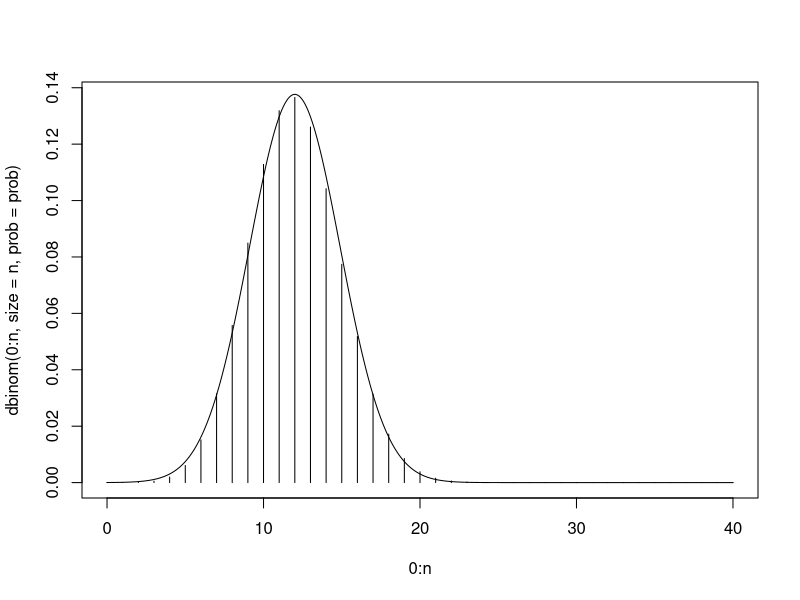
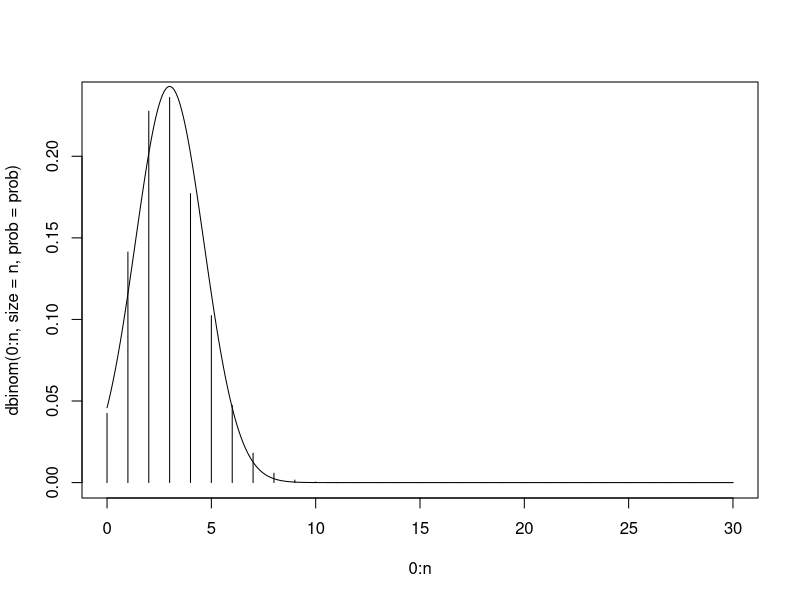

These charts were generated, in order, by the following R code:
## ---- chunk 1
set.seed(42)
my_unif<- runif(30)
is.vector (my_unif)
## ---- chunk 2
my_unif[1:10]
my_unif[c(1:3, 15:17)]

## ---- chunk 3
sort(my_unif)
## ---- chunk 4
char_vec<-c('dar', "adf", "E2", '13da')
sort(char_vec)
## ---- chunk 5
data(trees)
trees
str(trees)
## ---- chunk 6
trees$Height
## ---- chunk 7
attributes(trees)
names(trees)
colnames(trees)[2:3] #subset of second and third elements
## ---- chunk 8
is.list(trees) #is this a list?
is.data.frame(trees) #is this a data frame
## ---- chunk 9
trees[1] #return first column
trees[[1]] #returns as a first column as a simplified vector only works 1 element
trees [1:2] #returns as column 1 and 2
## ---- chunk 10
trees[[1]]
## ---- chunk 11
fit <- lm (Volume ~ Height + Girth, data = trees) #fit store in linear model volume as a function of height and girth 2 effects equivalent to doing str that is structure
## ---- chunk 12
str(fit, max.level = 1) #only show the first level of structure
## ---- chunk 13
fit$coefficents #built to help find coefficient 
coef(fit) #help functions allows more simply to grab coefficient
fit$residuals
residuals(fit)
effects(fit)
#no helper for rank : rank (fit)
## ---- chunk 14
number <- 15
if((number %% 15) == 0) {
print("fizz buzz")
} else if ((number %% 5) == 0) {
  print("buzz")
} else if ((number %% 3) == 0) {
  print("fizz")
} else {
  print ("whoops?")
}
#if(!(number %% 15))

## ---- chunk 15
for (number in -1: 41) { 
  if((number %% 15) == 0) {
      print("fizz buzz")
  } else if ((number %% 5) == 0) {
      print("buzz")
  } else if ((number %% 3) == 0) {
      print("fizz")
  } else {
    print ("whoops?")
  }
}  
## ---- chunk 16
n <- 40 #sample size
prob <- 0.3 #probability of success
#probabilities from a binomial Random Value
dbinom(0:n, size = n, prob = prob)

#plot with plot
plot(0:n, dbinom(0:n, size = n, prob = prob),
     type = "h")
norm_x <- seq(from = 0 , to = n, length = 1000)
lines( norm_x, 
      dnorm(norm_x, mean = n*prob, sd =
sqrt (n*prob*(1-prob)))
)
## ---- chunk 17
plot_norm_approx <- function(n, prob) {

  #plot with plot
plot(0:n, dbinom(0:n, size = n, prob = prob),
     type = "h")
  norm_x <- seq(from = 0 , to = n, length = 1000)
  lines( norm_x, 
dnorm(norm_x, 
    mean = n*prob, 
    sd = sqrt (n*prob*(1-prob)))
)
}

## ---- chunk 18
plot_norm_approx(n = 30, prob = 0.1)

## ---- chunk 19
plot_norm_approx <- function(n = 30, prob = .05) {

  #plot with plot
plot(0:n, dbinom(0:n, size = n, prob = prob),
     type = "h")
  norm_x <- seq(from = 0 , to = n, length = 1000)
  lines( norm_x, 
dnorm(norm_x, 
    mean = n*prob, 
    sd = sqrt (n*prob*(1-prob)))
  )
}
